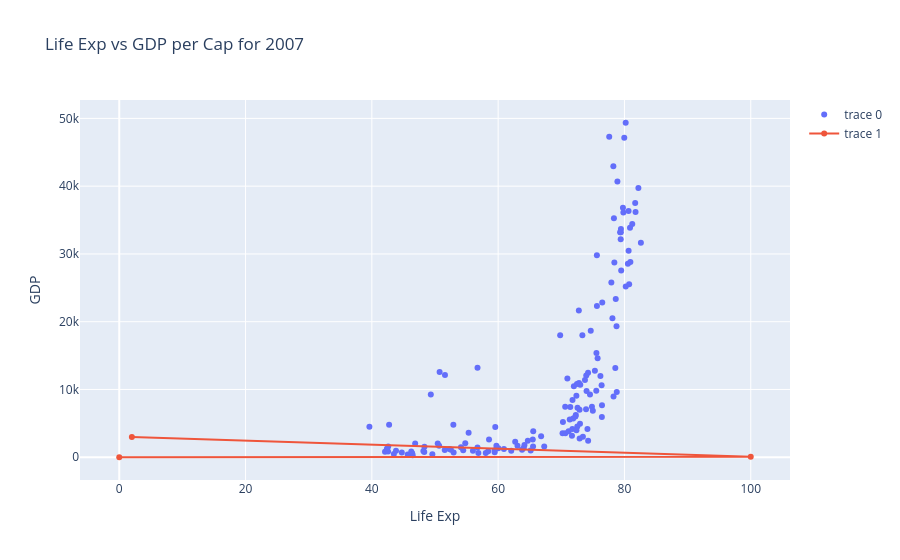

Notebook source saved alongside this figure:
### Code cell
trace0 = go.Scatter(x=temp['lifeExp'],y=temp['gdpPercap'],mode='markers')
trace1 = go.Scatter(x=[0,100,2],y=[0,90,3000])

data = [trace0,trace1]
layout = go.Layout(title='Life Exp vs GDP per Cap for 2007',xaxis={'title':'Life Exp'},yaxis={'title':'GDP'})
fig = go.Figure(data,layout)

fig.show()

### Figure 1 — Plotly figure (JSON) as saved in the notebook; plotly's stock layout.template omitted (floating-point values rounded to 4 significant figures; data arrays with more than 128 entries replaced by an {"elided": "..."} marker saying what was removed)
{"data": [{"mode": "markers", "type": "scatter", "x": {"elided": "142 float values"}, "y": {"elided": "142 float values"}}, {"type": "scatter", "x": [0, 100, 2], "y": [0, 90, 3000]}], "layout": {"autosize": true, "title": {"text": "Life Exp vs GDP per Cap for 2007"}, "xaxis": {"autorange": true, "range": [-6.271, 106.3], "showspikes": false, "title": {"text": "Life Exp"}, "type": "linear"}, "yaxis": {"autorange": true, "range": [-4073.0, 53430.0], "showspikes": false, "title": {"text": "GDP"}, "type": "linear"}}}
